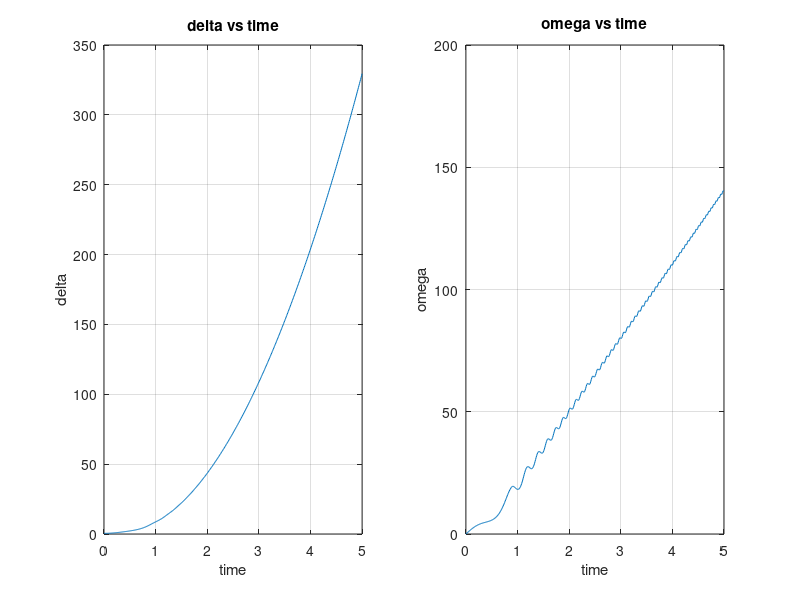

MATLAB code to generate this figure:
%% Program2_RK4

clc;clear all;close all;

d_1 = 0.4605;%input('Enter delta_0 in rad: ');
w_1 = 0;%input('Enter w_0 in rad/sec: ');
P =  [1.8 0.65 1.33 0.8];%input('Enter Pmax1,Pmax2,Pmax3,Pm: ');
Pmax1 = P(1);
Pmax2 = P(2);
Pmax3 = P(3);
Pm = P(4) ;

f_s = 60;%input('Enter frequency in Hz: ');
H = 5;%input('Enter Machine Constant in MW/mva: ');
t_start = 0;%input('Enter t_start in sec: ');
t_fault = 0;%input('Enter t_fault in sec: ');
t_clear = 0.9;%input('Enter t_clear in sec: ');
t_final = 5;%input('Enter t_final in sec: ');
delta_t = 0.01;% input('Enter delta_t in sec; ');

w_s = f_s*pi*2;
M = w_s/(2*H);

N = ceil((t_final-t_start)/delta_t);

d(1) = d_1;
wr(1) = w_1;

t(1) = t_start;

for n = 1:1:N
    if t(n)<t_fault
        Pmax = Pmax1;
    elseif t(n)<t_clear
        Pmax = Pmax2;
    else 
        Pmax = Pmax3;
    end
    
    k1 = wr(n)*delta_t;
    l1 = M*(Pm - Pmax*sin(d(n)))*delta_t;
    
    k2 = (wr(n)+(l1/2))*delta_t;
    l2 = M*(Pm - Pmax*sin(d(n)+(k1/2)))*delta_t;
    
    k3 = (wr(n)+(l2/2))*delta_t;
    l3 = M*(Pm - Pmax*sin(d(n)+(k2/2)))*delta_t;
    
    k4 = (wr(n)+(l3))*delta_t;
    l4 = M*(Pm - Pmax*sin(d(n)+(k3)))*delta_t;
    
    d(n+1) = d(n) + (1/6)*(k1+(2*k2)+(2*k3)+k4);
    wr(n+1) = wr(n) + (1/6)*(l1+(2*l2)+(2*l3)+l4);
    
    t(n+1) = t(n) + delta_t;
end

figure(1)
subplot(1,2,1);
plot(t,d);
grid on
title('delta vs time');
xlabel('time');
ylabel('delta');

subplot(1,2,2);
plot(t,wr);
grid on
title('omega vs time');
xlabel('time');
ylabel('omega');



    
    


